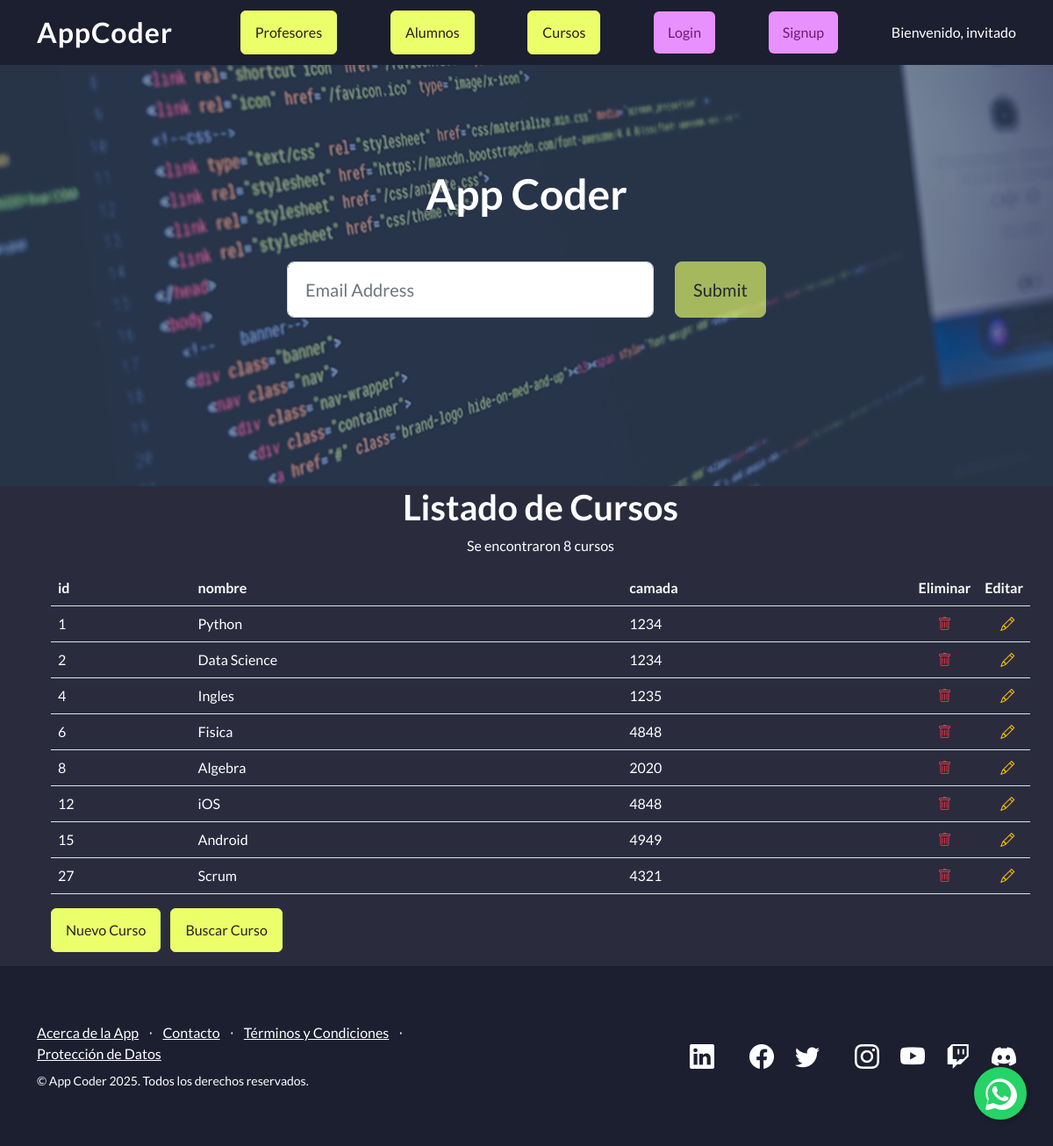
/AppCoder/cursos/, run on an earlier commit of the app's database.
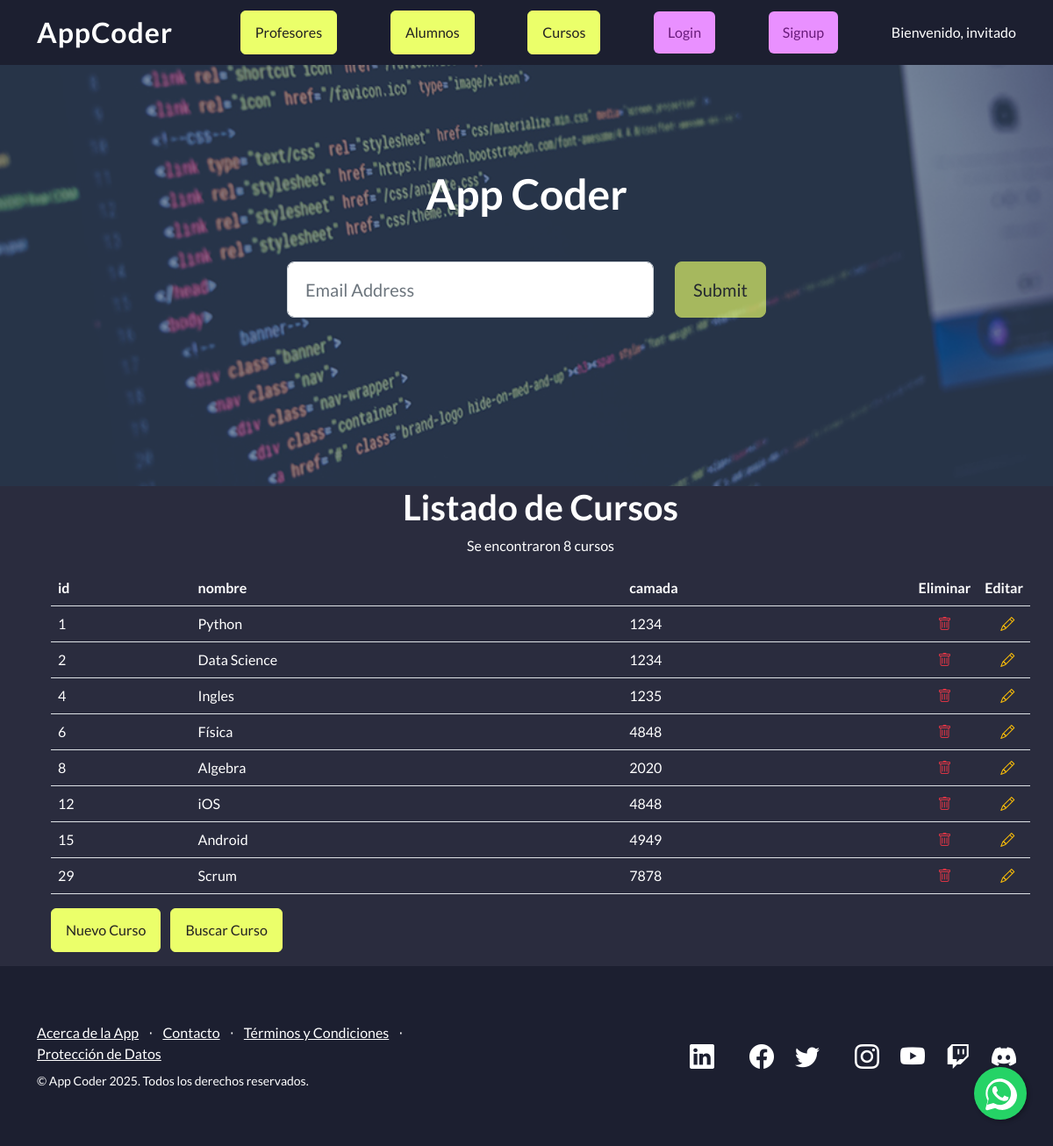
And on a later commit of the database.
### AppCoder/models.py (models this page shows, shortened)
class Curso(models.Model):
    nombre = models.CharField(max_length=40)
    camada = models.IntegerField()

### AppCoder/views.py (the view)
# urls.py: path('cursos/', views.cursos, name='cursos'),
def cursos(request):
    cursos_list = Curso.objects.all()
    cursos_dictionary = {
        "cursos": cursos_list
    }
    plantilla = loader.get_template("cursos.html")
    documento = plantilla.render(cursos_dictionary, request)
    return HttpResponse(documento)

### AppCoder/template/cursos.html
{% extends "padre.html" %}
{% load static %}
{% block contenido %}
<ul>
    <h1 class="text-center">Listado de Cursos</h1>
    <p class="text-center">Se encontraron {{cursos|length}} cursos</p>
    <main class="container text-white">
        <table class="table text-white">
            <tr>
                <th>id</th>
                <th>nombre</th>
                <th>camada</th>
                <th style="width: 50px;">Eliminar</th>
                <th style="width: 50px;">Editar</th>
            </tr>
            {% for curso in cursos %}
            <tr>
                <td>{{ curso.id }}</td>
                <td>{{ curso.nombre }}</td>
                <td>{{ curso.camada }}</td>
                <td class="text-center">
                    <a href="{% url 'eliminar_curso' curso.id %}" title="Eliminar" onclick="return confirm('¿Seguro que deseas eliminar este curso?');">
                        <i class="bi bi-trash text-danger"></i>
                    </a>
                </td>
                <td class="text-center">
                    <a href="{% url 'editar_curso' curso.id %}" title="Editar" class="ms-2">
                        <i class="bi bi-pencil text-warning"></i>
                    </a>
                </td>
            </tr>
            {% endfor %}
        </table>
        <a href ="{% url 'curso_formulario' %}" class="btn btn-primary me-2">Nuevo Curso</a>
        <a href ="{% url 'buscar_curso' %}" class="btn btn-primary">Buscar Curso</a>
    </main>
</ul>
{% endblock %}

### AppCoder/template/padre.html (shortened to what this page needs)
{% load static %}
<!DOCTYPE html>
<html lang="en">
    <head>
        <link href="https://cdn.jsdelivr.net/npm/bootstrap-icons@1.5.0/font/bootstrap-icons.css" rel="stylesheet" type="text/css" />
        <link href="{% static 'AppCoder/css/styles.css' %}" rel="stylesheet" />
        <link href="https://cdn.jsdelivr.net/npm/bootstrap-icons/font/bootstrap-icons.css" rel="stylesheet">
    </head>
    <body>
        <nav class="navbar navbar-light fixed-top" style="background-color: rgb(28, 31, 48)">
            <div class="container">
                <a class="navbar-brand text-white fw-bold" style="letter-spacing:1px; font-size:2rem;" href="{% url 'inicio' %}">AppCoder</a>
                <a class="btn btn-primary" href="{% url 'profesores' %}">Profesores</a>
                <a class="btn btn-primary" href="{% url 'alumnos' %}">Alumnos</a>
                <a class="btn btn-primary" href="{% url 'cursos' %}">Cursos</a>
                {% if user.is_authenticated %}
                    <a class="btn btn-primary" href="{% url 'logout' %}">Logout</a>
                {% else %}
                    <a class="btn" style="background-color: rgb(233, 144, 255); color: rgb(105, 27, 123); border: none;" href="{% url 'login' %}">Login</a>
                    <a class="btn" style="background-color: rgb(233, 144, 255); color: rgb(105, 27, 123); border: none;" href="{% url 'signup' %}">Signup</a>
                {% endif %}
                {% if user.is_authenticated %}
                    <span class="text-white">Bienvenido, {{ user.username }}</span>
                {% else %}
                    <span class="text-white">Bienvenido, invitado</span>
                {% endif %}
            </div>
        </nav>
        <header class="masthead">
            <div class="container position-relative">
                <div class="row justify-content-center">
                    <div class="col-xl-6">
                        <div class="text-center text-white">
                            <h1 class="mb-5">App Coder</h1>
                            <form class="form-subscribe" id="contactForm" data-sb-form-api-token="API_TOKEN">
                                <div class="row">
                                    <div class="col">
                                        <input class="form-control form-control-lg" id="emailAddress" type="email" placeholder="Email Address" data-sb-validations="required,email" />
                                    </div>
                                    <div class="col-auto"><button class="btn btn-primary btn-lg disabled" id="submitButton" type="submit">Submit</button></div>
                                </div>
                            </form>
                        </div>
                    </div>
                </div>
            </div>
        </header>
        {% block contenido %}
        {% endblock %}
        <footer class="footer" style="background-color: rgb(28, 31, 48); color: #fff;">
            <div class="container">
                <div class="row">
                    <div class="col-lg-6 h-100 text-center text-lg-start my-auto">
                        <ul class="list-inline mb-2">
                            <li class="list-inline-item"><a class="text-white" href="https://www.coderhouse.com/ar" target="_blank">Acerca de la App</a></li>
                            <li class="list-inline-item text-white">⋅</li>
                            <li class="list-inline-item"><a class="text-white" href="{% url 'contacto' %}">Contacto</a></li>
                            <li class="list-inline-item text-white">⋅</li>
                            <li class="list-inline-item"><a class="text-white" href="https://www.coderhouse.com/ar/legales" target="_blank">Términos y Condiciones</a></li>
                            <li class="list-inline-item text-white">⋅</li>
                            <li class="list-inline-item"><a class="text-white" href="https://www.coderhouse.com/ar/proteccion-de-datos" target="_blank">Protección de Datos</a></li>
                        </ul>
                        <p class="text-white small mb-4 mb-lg-0">&copy; App Coder 2025. Todos los derechos reservados. <data id="currentYear"></data> </p>
                    </div>
                    <div class="col-lg-6 h-100 text-lg-end my-auto">
                        <ul class="list-inline mb-0 d-flex justify-content-end gap-3">
                            <li class="list-inline-item me-4">
                                <a href="https://www.linkedin.com/school/coderhouse/posts/?feedView=all" target="_blank">
                                    <i class="bi-linkedin fs-3 text-white"></i>
                                </a>
                            </li>
                            <li class="list-inline-item">
                                <a href="https://www.facebook.com/Coderhouse/" target="_blank">
                                    <i class="bi-facebook fs-3 text-white"></i>
                                </a>
                            </li>
                            <li class="list-inline-item me-4">
                                <a href="https://twitter.com/coderhouse" target="_blank">
                                    <i class="bi-twitter fs-3 text-white"></i>
                                </a>
                            </li>
                            <li class="list-inline-item">
                                <a href="https://www.instagram.com/coderhouse/" target="_blank">
                                    <i class="bi-instagram fs-3 text-white"></i>
                                </a>
                            </li>
                            <li class="list-inline-item">
                                <a href="https://www.youtube.com/channel/UCeFRG6700bzqYI0M_9vyelw/videos" target="_blank">
                                    <i class="bi-youtube fs-3 text-white"></i>
                                </a>
                            </li>
                            <li class="list-inline-item">
                                <a href="https://www.twitch.tv/coderhouse" target="_blank">
                                    <i class="bi-twitch fs-3 text-white"></i>
                                </a>
                            </li>
                            <li class="list-inline-item">
                                <a href="https://discord.com/invite/js5X5SDYSr" target="_blank">
                                    <i class="bi-discord fs-3 text-white"></i>
                                </a>
                            </li>
                        </ul>
                    </div>
                </div>
            </div>
        </footer>
        <a href="https://api.whatsapp.com/send/?phone=5491156175099&text=Hola+Coderhouse%21+Tengo+una+consulta+sobre&type=phone_number&app_absent=0" class="whatsapp-float" target="_blank" title="Contactar por WhatsApp">
        </a>
    </body>
</html>

### AppCoder/template/padre.html (style rules this page uses)
body { background-color: rgb(42, 44, 62) !important; color: #fff !important; }
.btn-primary { background-color: rgb(235, 255, 106) !important; border-color: rgb(235, 255, 106) !important; color: #222 !important; }
.whatsapp-float { position: fixed; width: 60px; height: 60px; bottom: 30px; right: 30px; z-index: 100; background-color: #25d366; border-radius: 50%; display: flex; align-items: center; justify-content: center; box-shadow: 2px 2px 5px rgba(0,0,0,0.3); }

What changed in the data, as far as the page shows it:
removed Curso: id "27", nombre "Scrum", camada "4321"
changed Curso id 6: nombre "Fisica" → "Física"
added Curso: id "29", nombre "Scrum", camada "7878"
